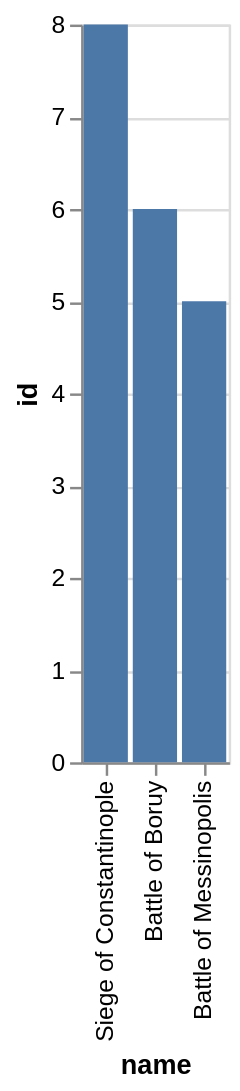

The specification (Vega-Lite) saved for this image:
### Vega-Lite specification from a JSON file in a GitHub repository (floating-point values rounded to 4 significant figures)
{"data": {"values": [{"x_data": "Siege of Constantinople", "y_data": 8}, {"x_data": "Battle of Boruy", "y_data": 6}, {"x_data": "Battle of Messinopolis", "y_data": 5}]}, "mark": "bar", "encoding": {"x": {"field": "x_data", "type": "nominal", "title": "name", "sort": {"op": "sum", "field": "y_data", "order": "descending"}}, "y": {"field": "y_data", "type": "quantitative", "title": "id"}}}
